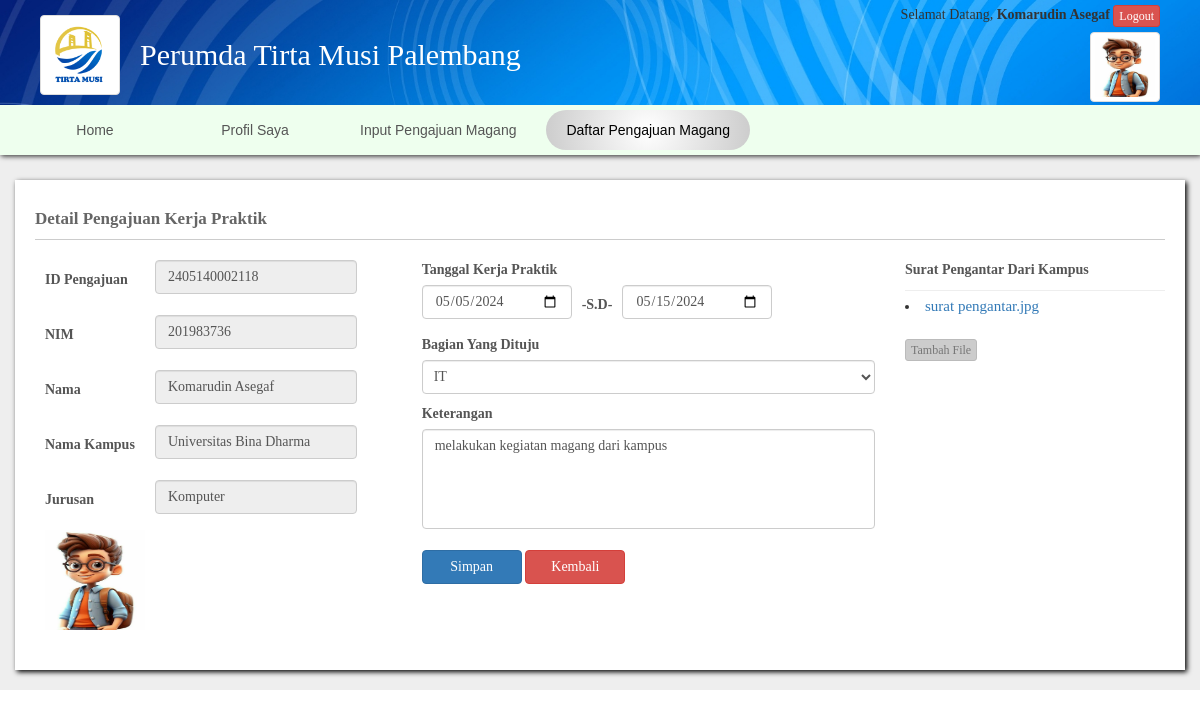
Screenshot of /index.php?halaman=pengajuan_magang&kode=2405140002118&proses=detail (signed in) with the database file from the repository.
### tables this page shows
CREATE TABLE `mahasiswa` (
  `id_mahasiswa` int(11) NOT NULL,
  `nim` varchar(20) NOT NULL,
  `nama` varchar(30) NOT NULL,
  `jurusan` varchar(30) NOT NULL,
  `kampus` varchar(30) NOT NULL,
  `telp` varchar(20) NOT NULL,
  `alamat` text NOT NULL,
  `username` varchar(30) NOT NULL,
  `password` varchar(30) NOT NULL
);

CREATE TABLE `magang` (
  `id_magang` varchar(20) NOT NULL,
  `id_mahasiswa` varchar(20) NOT NULL,
  `tgl` date NOT NULL,
  `tgl_mulai` date NOT NULL,
  `tgl_selesai` date NOT NULL,
  `bagian` varchar(50) NOT NULL,
  `keterangan` text NOT NULL,
  `status` varchar(20) NOT NULL,
  `tanggapan` text NOT NULL
);

### pengajuan_magang.php (the view, shortened to what this page needs)
<?php
include "koneksi.php";
$data=mysqli_fetch_array(mysqli_query($koneksi,"select * from magang left join mahasiswa on mahasiswa.id_mahasiswa=magang.id_mahasiswa where id_magang='$kode'"));
?>
<?php if($proses=="detail"){?>
<div style="width:100%;margin:20px auto;padding:20px;font-family:Cambria;font-size:15px;box-shadow:2px 2px 5px #000;background-color:#FFF;">
     <h2>Detail Pengajuan Kerja Praktik</h2>
    <form class="form1" action="" method="post" enctype="multipart/form-data" >
        <div class="row">
        	<div class="col-sm-4" style="padding-right:50px;">
                <table>
                	<tr>
                    	<td style="width:120px;"><label >ID Pengajuan </label></td>
                        <td><input class="form-control" name="id_magang" value="<?=$data['id_magang']?>"  readonly></td>
                    </tr>
                	<tr>
                    	<td><label >NIM </label></td>
                        <td><input class="form-control" name="nim" value="<?=$data['nim']?>"  readonly></td>
                    </tr>
                	<tr>
                    	<td><label >Nama</label></td>
                        <td><input class="form-control" name="nama" value="<?=$data['nama']?>"  readonly></td>
                    </tr>
                	<tr>
                    	<td><label >Nama Kampus</label></td>
                        <td><input class="form-control" name="kampus" value="<?=$data['kampus']?>"  readonly></td>
                    </tr>
                	<tr>
                    	<td><label >Jurusan</label></td>
                        <td><input class="form-control" name="jurusan" value="<?=$data['jurusan']?>"  readonly></td>
                    </tr>
                    <tr><td colspan="2"><img src="foto/mahasiswa/<?=$log_id?>.jpg" style="width:100px;height:100px;"/></td></tr>
                </table>
        	</div>
            <div class="col-sm-5">
              <label >Tanggal Kerja Praktik</label>
              <div style="height:40px;">
              <input class="form-control" name="tgl_mulai" type="date" style="width:150px;float:left;margin-right:10px;" value="<?=$data['tgl_mulai']?>" required>
              <label style="float:left;">-s.d-</label>
              <input class="form-control" name="tgl_selesai" type="date" style="width:150px;float:left;margin-left:10px;"   value="<?=$data['tgl_selesai']?>" required>
              </div>
              <label >Bagian Yang Dituju </label>
              <select class="form-control" name="bagian"  required>
              	<option value="IT" <?php if($data['bagian']=="IT"){echo" selected ";}?>>IT</option>
              </select>
              <label >Keterangan</label>
              <textarea class="form-control" name="keterangan" required style="height:100px !important;" placeholder="Berisikan keterangan seperti fokus dan sasaran yang ingin dikerjakan, Tujuan Magang, atau judul penelitian yang sedang diambil..."><?=$data['keterangan']?></textarea>
              <br />
              <input name="simpan" type="submit" class="btn btn-primary" value="Simpan" style="width:100px;">
         		<a href="?halaman=pengajuan_magang"><input name="cancel" type="button" class="btn btn-danger" value="Kembali" style="width:100px;"></a>
        	</div>
             <div class="col-sm-3">
              <label >Surat Pengantar Dari Kampus</label>
              <hr style="margin:5px 0;" />
              <?php
			  foreach (glob("foto/pengantar/$data[id_magang]/*.*") as $filename)
					{
						$namafile=str_replace("foto/pengantar/$data[id_magang]/","",$filename);
						echo"
								<li class='list_gambar'>
									<a href='foto/pengantar/$data[id_magang]/$namafile' target='_blank'>$namafile</a>
								</li>
							 ";
					}
			  ?>
              <br />
            <input type="button" class="btn-xs" value="Tambah File" style="color:#777;border:1px solid #BBB;background-color:#CCC;" onclick="tambah_item();" />
        	</div>
        </div>
    </form>
  </div>
<?php } ?>

### index.php (shortened to what this page needs)
<?php  session_start();
include"koneksi.php";
$random_date=date("YmdHis");
$proses=isset($_GET['proses'])?$_GET['proses']:'';
$kode=isset($_GET['kode'])?$_GET['kode']:'';
if(isset($_SESSION['log_user'])){$log_user=$_SESSION['log_user'];}else{$log_user="";}
if(isset($_SESSION['log_id'])){$log_id=$_SESSION['log_id'];}else{$log_id="";}
if($log_user=="Mahasiswa")
{
	$data_log_mahasiswa=mysqli_fetch_array(mysqli_query($koneksi,"select * from mahasiswa where id_mahasiswa='$log_id'"));
	$log_pengguna=$data_log_mahasiswa['nama'];
}
else
{
	$log_pengguna=$log_user;
}
if(isset($_GET['halaman'])){$halaman=$_GET['halaman'];}else{$halaman="";}
?>
<html>
<head>
<link href="css/bootstrap.min.css" rel="stylesheet">
<link href="css/dataTables.bootstrap.min.css" rel="stylesheet">
<link href="css/style1.css?val=<?=$random_date?>" rel="stylesheet">
</head>
<body style="overflow-x:hidden;padding:0;background-color:#FFF;">
<nav class="navbar navbar-default navbar-fixed-top" style="border:none;box-shadow:2px 2px 5px rgba(0,0,0,0.1);">
   <div class="" style="overflow:hidden;box-shadow:1px 1px 5px #333;background-color:#FFF;background-image:url(img/header.jpg);background-size:cover;">
   	 <div class="container row" style="margin:0 auto;padding-top:5px;">
       <div class="col-sm-6 " style="padding:10px !important;height:100px;">
          <a href="index.php" style="text-decoration:none;" >
          	<img src="logo.png" class="img-thumbnail" style="width:80px;height:80px;position:absolute;">
            <p style="font-size:30px;line-height:20px;font-family:Cambria;color:#FFF;margin-left:100px;margin-top:30px;">Perumda Tirta Musi Palembang</p>
          </a>
        </div>
       <div class="col-sm-6">
        <?php if($log_user==""){?>
            <?php } else {?>
            <div style="text-align:right;color:#333;font-size:14px;font-family:Cambria;position:absolute;right:10px;top:0px;">
        	Selamat Datang, <b><?=$log_pengguna?></b>
            <a href="?halaman=logout" class="btn btn-xs btn-danger" onClick="return confirm('Keluar?')">Logout</a>
            <br>
            <?php if($log_user=="Mahasiswa")
			{
				echo"<img src='foto/mahasiswa/$log_id.jpg' class='img-thumbnail' style='width:70px;height:70px;margin-top:5px;'>";
			}
			?>
            </div>
            <?php } ?>
       </div>
     </div>
     <div class="" style="background-color:#EFE;padding:0;" >
      		<div class="container menu_atas" style="padding:0;">
      		<ul style="margin:0;padding:0;">
            <?php if($log_user=="Admin"){?>
                <a href="?halaman=daftar_mahasiswa"><li <?php if($halaman=="daftar_mahasiswa"){echo" class='active'";}?>> Daftar mahasiswa</li></a>
                <a href="?halaman=daftar_pengajuan"><li <?php if($halaman=="daftar_pengajuan"){echo" class='active'";}?>> Daftar Pengajuan</li></a>
                <a href="?halaman=absensi"><li <?php if($halaman=="absensi"){echo" class='active'";}?>> Absensi Kerja Praktik</li></a>
                <a href="?halaman=nilai"><li <?php if($halaman=="nilai"){echo" class='active'";}?>> Penilaian</li></a>
            <?php } elseif($log_user=="Pimpinan"){?>
                <a href="?halaman=laporan_mahasiswa"><li <?php if($halaman=="laporan_mahasiswa"){echo" class='active'";}?>>Laporan Mahasiswa</li></a>
                <a href="?halaman=laporan_magang"><li <?php if($halaman=="laporan_magang"){echo" class='active'";}?>>Laporan Magang</li></a>
            <?php } elseif($log_user=="Mahasiswa"){?>
            	<a href="?halaman=home" ><li <?php if($halaman=="home"){echo" class='active'";}?>>Home</li></a>
            	<a href="?halaman=profil"><li <?php if($halaman=="profil"){echo" class='active'";}?>> Profil Saya</li></a>
                <a href="?halaman=input_pengajuan"><li <?php if($halaman=="input_pengajuan"){echo" class='active'";}?>> Input Pengajuan Magang</li></a>
        		<a href="?halaman=pengajuan_magang"><li <?php if($halaman=="pengajuan_magang"){echo" class='active'";}?>> Daftar Pengajuan Magang</li></a>
            <?php } ?>
            </ul>
      		</div>
      </div>
  </div>
</nav>
<div class="frame_container" style="padding-top:160px;background-color:#EEE;">
<div class="container" style="padding:0;min-height:400px;">
            <?php
            if($halaman=="home"){include"home.php";}
            elseif($halaman=="registrasi"){include"registrasi.php";}
            elseif($halaman=="input_pengajuan"){include"input_pengajuan.php";}
            elseif($halaman=="pengajuan_magang"){include"pengajuan_magang.php";}
            elseif($halaman=="profil_perusahaan"){include"profil_perusahaan.php";}
            elseif($halaman=="sertifikat"){include"sertifikat.php";}
            elseif($halaman=="daftar_mahasiswa"){include"daftar_mahasiswa.php";}
            elseif($halaman=="daftar_pengajuan"){include"daftar_pengajuan.php";}
            elseif($halaman=="daftar_pengajuan_magang"){include"daftar_pengajuan_magang.php";}
            elseif($halaman=="ambil_kode"){include"ambil_kode.php";}
            elseif($halaman=="absensi"){include"absensi.php";}
            elseif($halaman=="nilai"){include"nilai.php";}
            elseif($halaman=="mahasiswa"){include"mahasiswa.php";}
            elseif($halaman=="laporan_mahasiswa"){include"laporan_mahasiswa.php";}
            elseif($halaman=="laporan_magang"){include"laporan_magang.php";}
            elseif($halaman=="profil"){include"profil.php";}
            elseif($halaman=="login"){include"login.php";}
            elseif($halaman=="logout"){include"logout.php";}
            else
			{
				include"home.php";
			}
            ?>
</div>
</div>
</body>
</html>

### css/style1.css (style rules this page uses)
.menu_atas li { text-align:center;display:block;float:left;font-size:14px;text-transform:capitalize;font-family:Arial;min-width:150px;color:#555;height:40px;padding:10px 20px;margin:5px;border-radius:20px; }
.menu_atas a { color:#FFF; }
.menu_atas a .active { color:#000;background:radial-gradient(circle at center, #FFF,#CCC); }
* { font-family:Cambria; }
h1,h2,h3,h4 { text-transform:capitalize; }
.form1 select { width:100%;padding:7px; }
.form1 label { text-transform:capitalize;margin-top:10px;color:#777;font-size:14px;color:#555;text-transform:capitalize; }
.form1 table { width:100%; }
.form1 td:first-child { text-transform:capitalize;width:120px;padding:5px 20px 5px 10px;line-height:30px; }
textarea { height:100px !important;resize:none; }
body { font-size:12px; }
table { font-size:13px; }
h2 { font-size:12px;font-weight:bold;margin-top:0px;border-bottom:1px solid #CCC;padding:10px 0;color:#666;font-size:17px; }

### index.php (style rules this page uses)
* { font-family:Calibri; }

### rows the page displays
mahasiswa: nama "Komarudin Asegaf"
magang: id_magang "2405140002118", nim "201983736", nama "Komarudin Asegaf", kampus "Universitas Bina Dharma", jurusan "Komputer", tgl_mulai "05/05/2024", tgl_selesai "05/15/2024", bagian "IT", keterangan "melakukan kegiatan magang dari kampus", id_magang "surat pengantar.jpg"
